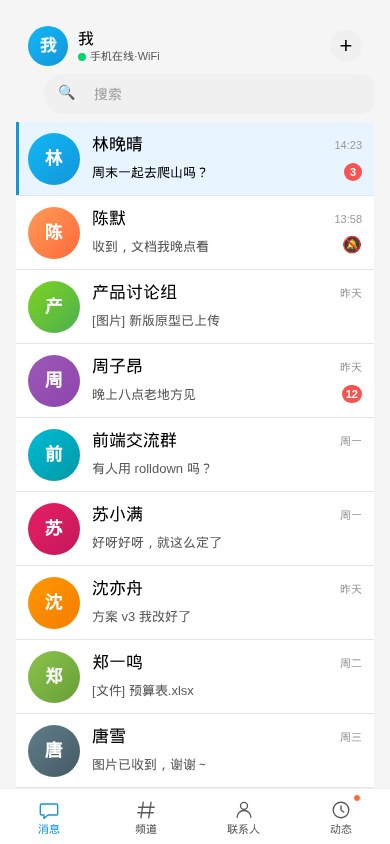
#> input picture docs/tgqq/fixtures/shots/mobile.jpg, 390 x 844 px
$ python _verify3.py
#> lines starting #> are read from the running program, lines starting #| are printed output that depends on the picture; after the words box and inside, x2 and y2 are one past the last pixel; in counts of white or black regions, pixels touching at a corner belong together
import numpy as np
from PIL import Image
def load(f): return np.array(Image.open(f).convert("RGB")).astype(int)
#> called with f = 'mobile.jpg'
def avg(a,x0,y0,x1,y1): return tuple(a[y0:y1,x0:x1].reshape(-1,3).mean(0).round(0).astype(int))

print("## MOBILE selected-row tint scan (y=158) light-blue across x ##")
a=load("mobile.jpg")
def is_tint(p):
    r,g,b=p; return b>200 and g>210 and r>165 and b>=r-10 and g>=r-10
for x in range(0,390,30):
    print(f"  x{x:3d}-{x+30}: {avg(a,x,150,x+30,166)}  tint={'Y' if is_tint(avg(a,x,150,x+30,166)) else '-'}")
#> this loop made 13 passes
#> (r in is_tint, g in is_tint, b in is_tint) on passes 1 to 12: (207, 232, 242), (83, 193, 235), (99, 192, 237), (229, 241, 251), (227, 239, 249), (232, 244, 254), (232, 244, 254), (232, 244, 255), (232, 244, 255), (232, 244, 255), (232, 244, 255), (233, 235, 245)
#|   x  0-30: (207, 232, 242)  tint=Y
#|   x 30-60: (83, 193, 235)  tint=-
#|   x 60-90: (99, 192, 237)  tint=-
#|   x 90-120: (229, 241, 251)  tint=Y
#|   x120-150: (227, 239, 249)  tint=Y
#|   x150-180: (232, 244, 254)  tint=Y
#|   x180-210: (232, 244, 254)  tint=Y
#|   x210-240: (232, 244, 255)  tint=Y
#> (further printed lines are left out)
# left edge blue bar
print(" left edge x0..4 y150..200 colors:", [tuple(avg(a,0,y,4,y+8)) for y in range(150,200,12)])
#|  left edge x0..4 y150..200 colors: [(245, 245, 245), (245, 245, 245), (245, 245, 245), (245, 245, 245), (245, 245, 245)]
# green dot search y40-72
green=(a[:,:,1]>130)&(a[:,:,1]>a[:,:,0]+25)&(a[:,:,1]>a[:,:,2]+15)
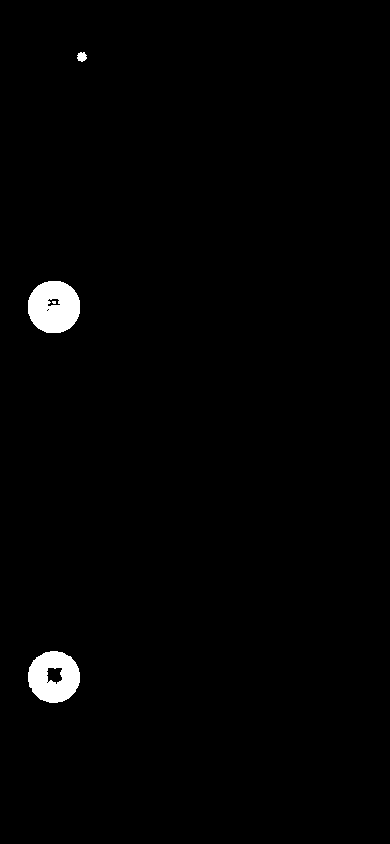
#> green: shape (844, 390) bool; 1.3% white; 4 white regions (1 under 20 px), largest, box (x1, y1, x2, y2) and area: (28, 281, 80, 333) 2132, (28, 651, 80, 703) 1946, (77, 52, 87, 62) 74
ys,xs=np.where(green); print(" GREEN px:", (int(xs.min()),int(xs.max()),int(ys.min()),int(ys.max()),len(xs)) if len(xs) else "none")
#> after `ys, xs = np.where(green)`: ys = 4163 values from 52 to 702; xs = 4163 values, max 86 at index 28, min 28 at index 797, mean 53.98
#|  GREEN px: (28, 86, 52, 702, 4163)
# + sign top-right dark y20-50 x335-378
dark=(a[:,:,0]<95)&(a[:,:,1]<95)&(a[:,:,2]<95)
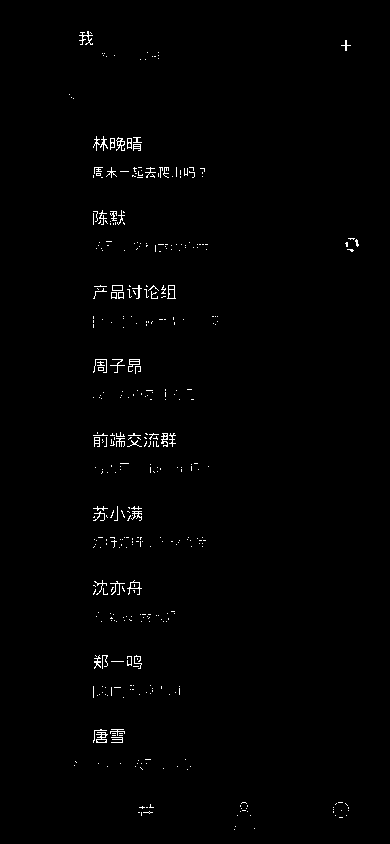
#> dark: shape (844, 390) bool; 0.89% white in thin lines or dots, all inside (x1, y1, x2, y2) = (69, 31, 359, 830)
ys,xs=np.where(dark[:55,330:380]); print(" +/dark top-right x335-378 y0-55:", (int(xs.min()+330),int(xs.max()+330),int(ys.min()),int(ys.max()),len(xs)) if len(xs) else "none")
#> after `ys, xs = np.where(dark[:55, 330:380])`: ys = 30 values from 40 to 50; xs = 30 values, max 20 at index 19, min 11 at index 10, mean 15.5
#|  +/dark top-right x335-378 y0-55: (341, 350, 40, 50, 30)

print("\n## CHANNELS title '频道' + 关注 btn ##")
a=load("channels-tab.jpg")[:,:360]
#> call 2 of load, with f = 'channels-tab.jpg'
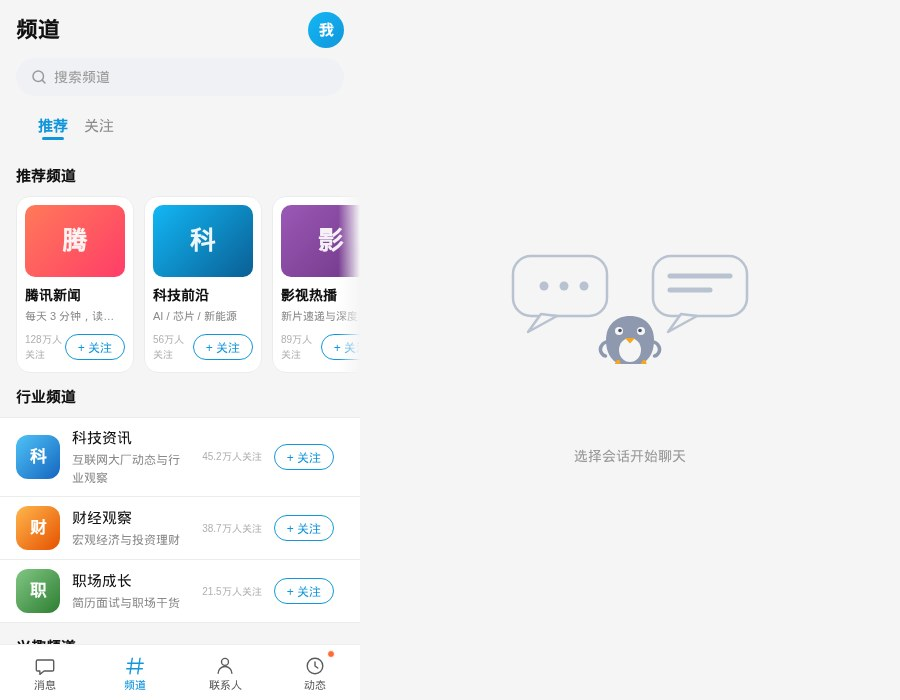
#> input picture docs/tgqq/fixtures/shots/channels-tab.jpg, 900 x 700 px
print(" title @(70,30):",avg(a,55,22,120,40),"  header-left dark @(20,28):",avg(a,14,20,40,40))
#|  title @(70,30): (236, 236, 236)   header-left dark @(20,28): (131, 131, 131)
print(" 关注 btn @(310,194):",avg(a,300,184,340,206))
#|  关注 btn @(310,194): (243, 240, 244)
print(" header avatar top-right @(314,29):",avg(a,307,12,344,46))
#|  header avatar top-right @(314,29): (89, 191, 234)
print("\n## CONTACTS title + 新朋友 badge ##")
a=load("contacts-tab.jpg")[:,:360]
#> call 3 of load, with f = 'contacts-tab.jpg'
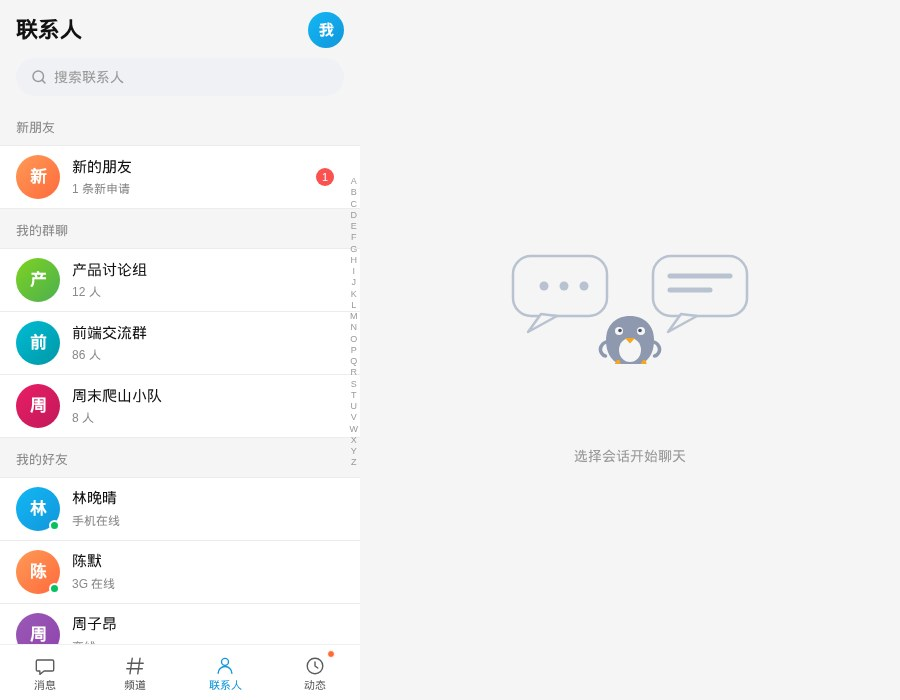
#> input picture docs/tgqq/fixtures/shots/contacts-tab.jpg, 900 x 700 px
print(" title @(70,30):",avg(a,55,22,120,40))
#|  title @(70,30): (223, 223, 223)
print(" 新朋友 red badge @(324,176):",avg(a,316,168,333,186))
#|  新朋友 red badge @(324,176): (243, 126, 125)
print(" header avatar top-right @(314,29):",avg(a,307,12,344,46))
#|  header avatar top-right @(314,29): (89, 191, 234)
print("\n## DYNAMICS header avatar + camera ##")
a=load("dynamics-tab.jpg")[:,:360]
#> call 4 of load, with f = 'dynamics-tab.jpg'
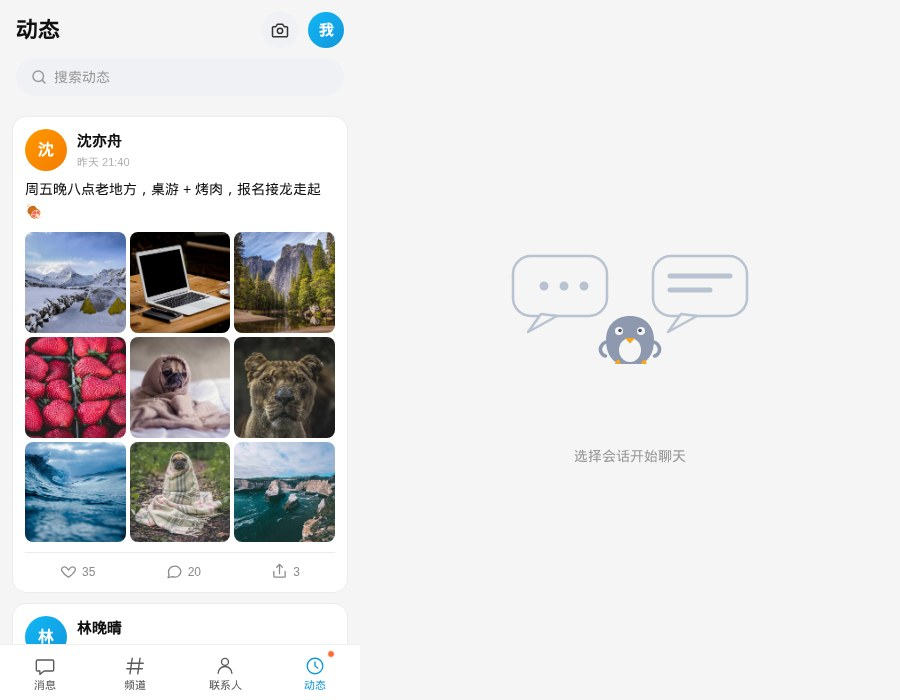
#> input picture docs/tgqq/fixtures/shots/dynamics-tab.jpg, 900 x 700 px
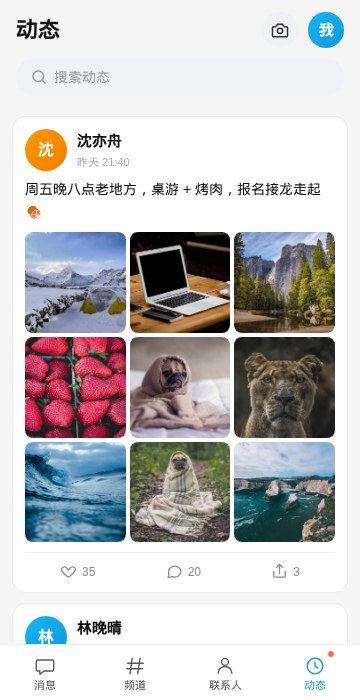
#> a: shape (700, 360, 3) int64; mean R, G, B 196.1, 194.5, 195.7
print(" header avatar top-right @(314,29):",avg(a,307,12,344,46))
#|  header avatar top-right @(314,29): (89, 191, 234)
print(" camera btn near @(330,30):",avg(a,318,20,344,44))
#|  camera btn near @(330,30): (78, 185, 231)
print("\n## GROUPCHAT externalized name color ##")
a=load("group-chat.jpg")
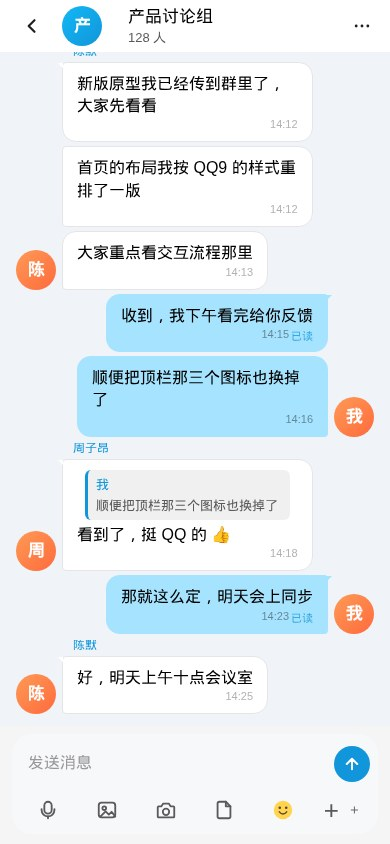
#> input picture docs/tgqq/fixtures/shots/group-chat.jpg, 390 x 844 px
print(" title @(120,22):",avg(a,95,14,230,34))
#|  title @(120,22): (222, 228, 231)
print(" title @(150,22) tighter:",avg(a,140,16,210,32))
#|  title @(150,22) tighter: (219, 219, 219)
# is name blue?
nm=avg(a,140,16,210,32)
#> nm = (219, 219, 219)
print("  -> name bluish?" , (nm[2]>nm[0]+20))
#|   -> name bluish? False
print(" back-arrow blue @(81,25):",avg(a,61,8,101,46))
#|  back-arrow blue @(81,25): (78, 188, 234)
